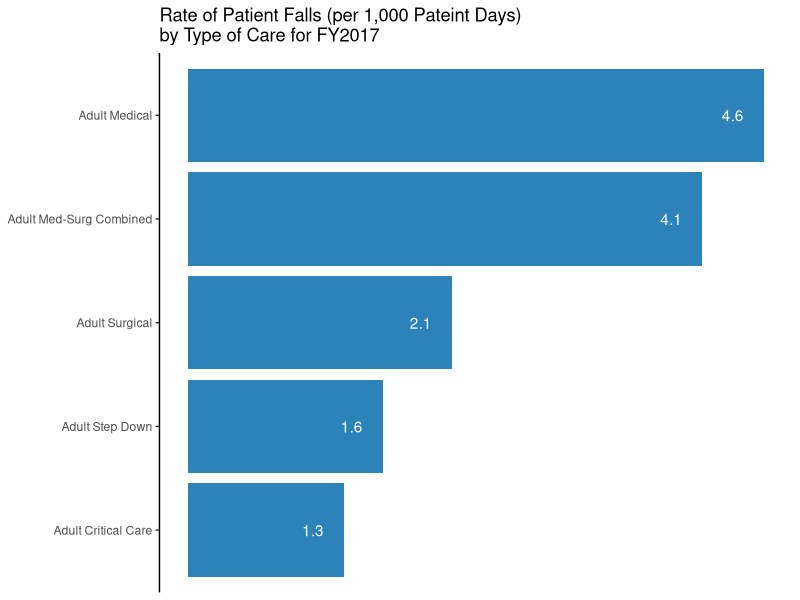

This chart was generated by the following R code:
## ---- chunk 1
knitr::opts_chunk$set(echo = TRUE, warning = FALSE, message = FALSE)
## ---- chunk 2
library(tidyr)
library(magrittr)
library(ggplot2)
library(stringr)
library(dplyr)
## ---- chunk 3
ds <- readxl::read_excel(
    path   = "../Tableau 10 Training Practice Data.xlsx" 
    ,sheet = "02 - Patient Falls-Single Hosp"
    )
## ---- chunk 4
#should make reusable forumla at later time
names(ds) <- tolower(names(ds))
names(ds) <- str_replace_all(names(ds)," ", "_")

## ---- chunk 5
ds1 <- ds %>% 
  gather("patient_falls_no_injury_rate" , "patient_falls_with_injury_rate"
         ,key   = "injury" 
         ,value = "rate" ) %>% 
  mutate(injury = (injury == "patient_falls_with_injury_rate"))
         
## ---- chunk 6
b1 <- ds %>% 
  ggplot(mapping = aes(x = reorder(type_of_care,total_patient_falls_rate ) , y = total_patient_falls_rate)) +
  geom_col(fill = "#2b83ba") + 
  coord_flip() +
  scale_y_continuous(breaks = NULL) +
  theme(axis.ticks = element_blank()) +
  labs(title = "Rate of Patient Falls (per 1,000 Pateint Days)\nby Type of Care for FY2017"
      ,x     = NULL
      ,y     = NULL
      ) +
  theme_classic() +
  geom_text(aes(label = format(total_patient_falls_rate, digits = 2)), nudge_y = -.25, color = "white")
  
b1
